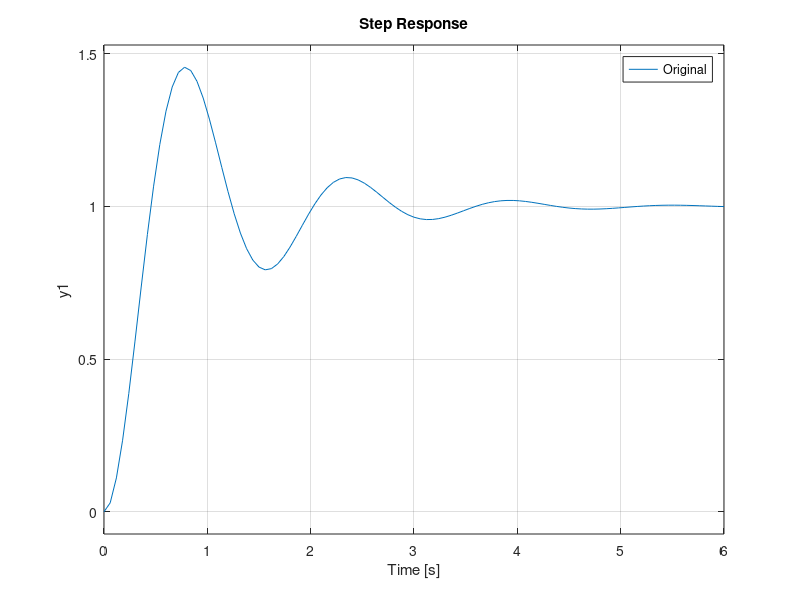
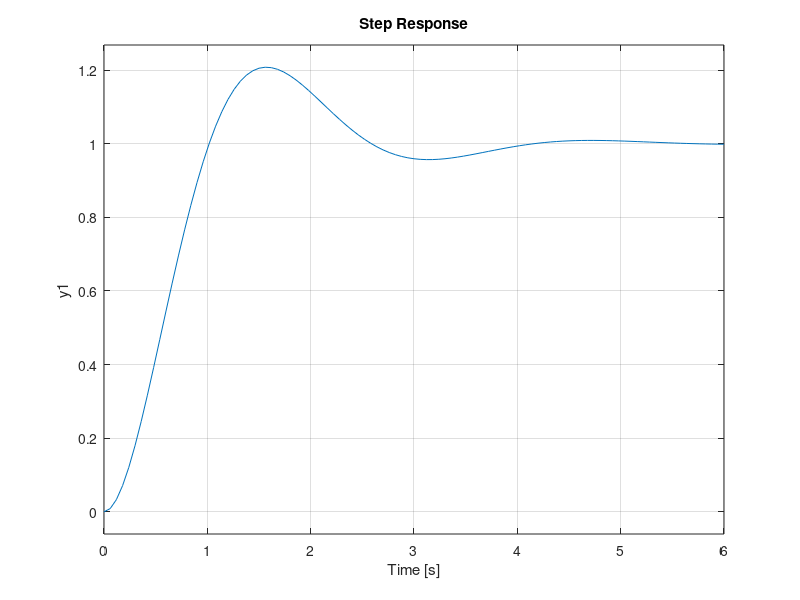

Recreate these plots in MATLAB, in order. (Note: this script raises an error after producing the figures.)
%---------------------Part a-----------------------------%
%---------------------------------------------------------%
hold on
sys_1 = tf([0 85], [1 7 27 85]);
step(sys_1)
sys_2 = tf([0 17], [1 2 17]);
step(sys_2)
legend("Original", "Approximation")

%---------------------Part b-----------------------------%
%---------------------------------------------------------%
sys_3 = tf([1 0.01], [1 101/50 126/25 0.1]);
figure
hold on
step(sys_3)
sys_4 = tf([0 5], [1 2 5]);
step(sys_4)
step([1 1]*11, conv([1 1.1], [1 10]))
legend("Original", "Approximation", "Approximation 2")
hold off